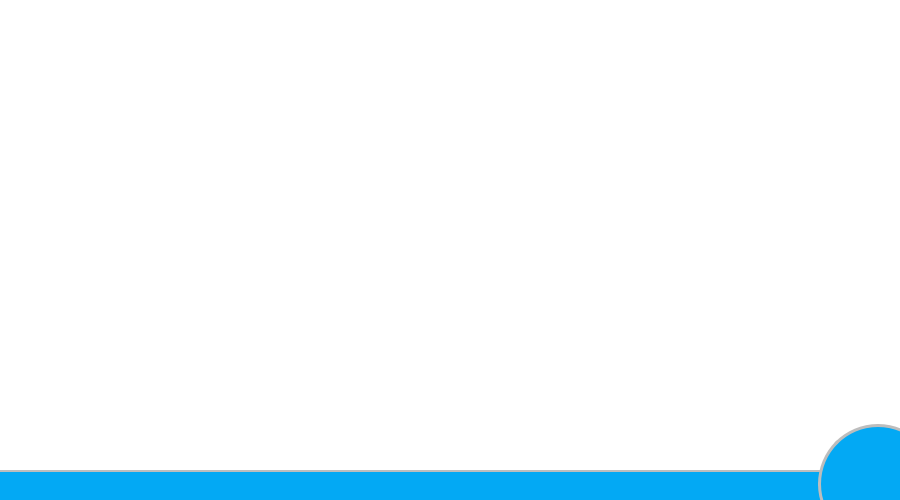
<?xml version="1.0" encoding="UTF-8"?>
<ui version="4.0">
 <class>MainUi</class>
 <widget class="QMainWindow" name="MainUi">
  <property name="windowModality">
   <enum>Qt::ApplicationModal</enum>
  </property>
  <property name="geometry">
   <rect>
    <x>0</x>
    <y>0</y>
    <width>900</width>
    <height>500</height>
   </rect>
  </property>
  <property name="windowTitle">
   <string>armaAV</string>
  </property>
  <property name="windowIcon">
   <iconset resource="img.qrc">
    <normaloff>:/app/img/img/22.png</normaloff>
    <disabledoff>:/app/img/img/22.white.png</disabledoff>:/app/img/img/22.png</iconset>
  </property>
  <property name="layoutDirection">
   <enum>Qt::LeftToRight</enum>
  </property>
  <property name="styleSheet">
   <string notr="true"/>
  </property>
  <widget class="QWidget" name="widget">
   <property name="styleSheet">
    <string notr="true">#widget
{
	/*border: 2px solid #559bf5;*/
	background: white;
}</string>
   </property>
   <widget class="QWidget" name="tabWidget" native="true">
    <property name="geometry">
     <rect>
      <x>0</x>
      <y>90</y>
      <width>900</width>
      <height>381</height>
     </rect>
    </property>
    <property name="styleSheet">
     <string notr="true"/>
    </property>
   </widget>
   <widget class="QPushButton" name="min">
    <property name="geometry">
     <rect>
      <x>830</x>
      <y>0</y>
      <width>34</width>
      <height>30</height>
     </rect>
    </property>
    <property name="sizePolicy">
     <sizepolicy hsizetype="Fixed" vsizetype="Fixed">
      <horstretch>0</horstretch>
      <verstretch>0</verstretch>
     </sizepolicy>
    </property>
    <property name="baseSize">
     <size>
      <width>34</width>
      <height>30</height>
     </size>
    </property>
    <property name="font">
     <font>
      <family>Segoe UI</family>
      <pointsize>12</pointsize>
     </font>
    </property>
    <property name="focusPolicy">
     <enum>Qt::NoFocus</enum>
    </property>
    <property name="toolTip">
     <string>Minimize</string>
    </property>
    <property name="whatsThis">
     <string/>
    </property>
    <property name="autoFillBackground">
     <bool>false</bool>
    </property>
    <property name="styleSheet">
     <string notr="true">QPushButton {background-image: url(:/app/img/img/skin/minimize.png); border: none; selection-color: none;
selection-background-color: none;}
QPushButton:hover {background-image: url(:/app/img/img/skin/minimize.png);border: none;}


QPushButton:pressed{background-image: url(:/app/img/img/skin/minimize-hover.png); border: none;}
</string>
    </property>
    <property name="text">
     <string/>
    </property>
    <property name="iconSize">
     <size>
      <width>35</width>
      <height>30</height>
     </size>
    </property>
    <property name="checkable">
     <bool>false</bool>
    </property>
    <property name="flat">
     <bool>true</bool>
    </property>
   </widget>
   <widget class="QWidget" name="layoutWidget">
    <property name="geometry">
     <rect>
      <x>119</x>
      <y>39</y>
      <width>801</width>
      <height>49</height>
     </rect>
    </property>
    <layout class="QHBoxLayout" name="hLayout">
     <property name="spacing">
      <number>17</number>
     </property>
     <property name="leftMargin">
      <number>5</number>
     </property>
     <property name="rightMargin">
      <number>5</number>
     </property>
     <item>
      <widget class="QPushButton" name="statePushButton">
       <property name="font">
        <font>
         <family>Segoe UI</family>
         <pointsize>26</pointsize>
         <weight>50</weight>
         <bold>false</bold>
        </font>
       </property>
       <property name="styleSheet">
        <string notr="true">QPushButton { color: white; }

 QPushButton:pressed { color : darkgray; }

 QPushButton:flat {  border: none;  }

QPushButton:hover { color: black; }

/* QPushButton:default { border-color: #1aa2f1; }

QLabel { color : #1aa2f1; }
QLabel:hover{ color: black ;}
QLabe:pressedl { color : darkgray; }*/</string>
       </property>
       <property name="text">
        <string>Status</string>
       </property>
       <property name="flat">
        <bool>true</bool>
       </property>
      </widget>
     </item>
     <item>
      <widget class="QPushButton" name="scanPushButton">
       <property name="font">
        <font>
         <family>Segoe UI</family>
         <pointsize>26</pointsize>
         <weight>50</weight>
         <bold>false</bold>
        </font>
       </property>
       <property name="styleSheet">
        <string notr="true">QPushButton { color: white; }

 QPushButton:pressed { color : darkgray; }

 QPushButton:flat {  border: none;  }

QPushButton:hover { color: black; }

/* QPushButton:default { border-color: #1aa2f1; }

QLabel { color : #1aa2f1; }
QLabel:hover{ color: black ;}
QLabe:pressedl { color : darkgray; }*/</string>
       </property>
       <property name="text">
        <string>Scan</string>
       </property>
       <property name="flat">
        <bool>true</bool>
       </property>
      </widget>
     </item>
     <item>
      <widget class="QPushButton" name="quarantinePushButton">
       <property name="font">
        <font>
         <family>Segoe UI</family>
         <pointsize>26</pointsize>
         <weight>50</weight>
         <bold>false</bold>
        </font>
       </property>
       <property name="styleSheet">
        <string notr="true">QPushButton { color: white; }

 QPushButton:pressed { color : darkgray; }

 QPushButton:flat {  border: none;  }

QPushButton:hover { color: black; }

/* QPushButton:default { border-color: #1aa2f1; }

QLabel { color : #1aa2f1; }
QLabel:hover{ color: black ;}
QLabe:pressedl { color : darkgray; }*/</string>
       </property>
       <property name="text">
        <string>Quarantine</string>
       </property>
       <property name="flat">
        <bool>true</bool>
       </property>
      </widget>
     </item>
     <item>
      <widget class="QPushButton" name="settingPushButton">
       <property name="font">
        <font>
         <family>Segoe UI</family>
         <pointsize>26</pointsize>
         <weight>50</weight>
         <bold>false</bold>
        </font>
       </property>
       <property name="styleSheet">
        <string notr="true">QPushButton { color: white; }

 QPushButton:pressed { color : darkgray; }

 QPushButton:flat {  border: none;  }

QPushButton:hover { color: black; }

/* QPushButton:default { border-color: #1aa2f1; }

QLabel { color : #1aa2f1; }
QLabel:hover{ color: black ;}
QLabe:pressedl { color : darkgray; }*/</string>
       </property>
       <property name="text">
        <string>Setting</string>
       </property>
       <property name="flat">
        <bool>true</bool>
       </property>
      </widget>
     </item>
     <item>
      <widget class="QPushButton" name="aboutPushButton">
       <property name="font">
        <font>
         <family>Segoe UI</family>
         <pointsize>26</pointsize>
         <weight>50</weight>
         <bold>false</bold>
        </font>
       </property>
       <property name="styleSheet">
        <string notr="true">QPushButton { color: white; }

 QPushButton:pressed { color : darkgray; }

 QPushButton:flat {  border: none;  }

QPushButton:hover { color: black; }

/* QPushButton:default { border-color: #1aa2f1; }

QLabel { color : #1aa2f1; }
QLabel:hover{ color: black ;}
QLabe:pressedl { color : darkgray; }*/</string>
       </property>
       <property name="text">
        <string>Help</string>
       </property>
       <property name="flat">
        <bool>true</bool>
       </property>
      </widget>
     </item>
    </layout>
   </widget>
   <widget class="QPushButton" name="close">
    <property name="geometry">
     <rect>
      <x>860</x>
      <y>0</y>
      <width>34</width>
      <height>30</height>
     </rect>
    </property>
    <property name="sizePolicy">
     <sizepolicy hsizetype="Fixed" vsizetype="Fixed">
      <horstretch>0</horstretch>
      <verstretch>0</verstretch>
     </sizepolicy>
    </property>
    <property name="baseSize">
     <size>
      <width>34</width>
      <height>30</height>
     </size>
    </property>
    <property name="font">
     <font>
      <family>Segoe UI</family>
      <pointsize>12</pointsize>
     </font>
    </property>
    <property name="focusPolicy">
     <enum>Qt::NoFocus</enum>
    </property>
    <property name="toolTip">
     <string>Close</string>
    </property>
    <property name="autoFillBackground">
     <bool>false</bool>
    </property>
    <property name="styleSheet">
     <string notr="true">
QPushButton { background-image: url(:/app/img/img/skin/close.png);border: none;}
QPushButton:hover {background-image: url(:/app/img/img/skin/close.png); border: none;}
QPushButton:pressed{background-image: url(:/app/img/img/skin/close-hover.png); border: none;}</string>
    </property>
    <property name="text">
     <string/>
    </property>
    <property name="iconSize">
     <size>
      <width>35</width>
      <height>30</height>
     </size>
    </property>
    <property name="checkable">
     <bool>false</bool>
    </property>
    <property name="flat">
     <bool>true</bool>
    </property>
   </widget>
   <widget class="QLabel" name="label">
    <property name="geometry">
     <rect>
      <x>0</x>
      <y>0</y>
      <width>1000</width>
      <height>138</height>
     </rect>
    </property>
    <property name="text">
     <string/>
    </property>
    <property name="pixmap">
     <pixmap resource="img.qrc">:/img/main-header.png</pixmap>
    </property>
   </widget>
   <widget class="QLabel" name="label_2">
    <property name="geometry">
     <rect>
      <x>23</x>
      <y>30</y>
      <width>78</width>
      <height>84</height>
     </rect>
    </property>
    <property name="text">
     <string/>
    </property>
    <property name="pixmap">
     <pixmap resource="img.qrc">:/app/img/img/logo.png</pixmap>
    </property>
   </widget>
   <widget class="QLabel" name="label_3">
    <property name="geometry">
     <rect>
      <x>0</x>
      <y>470</y>
      <width>900</width>
      <height>31</height>
     </rect>
    </property>
    <property name="styleSheet">
     <string notr="true">background-color: rgb(3, 169, 244);
border-top: 2px solid #bdbdbd;</string>
    </property>
    <property name="text">
     <string/>
    </property>
   </widget>
   <widget class="QWidget" name="widget_2" native="true">
    <property name="geometry">
     <rect>
      <x>800</x>
      <y>410</y>
      <width>311</width>
      <height>201</height>
     </rect>
    </property>
    <widget class="QLabel" name="label_4">
     <property name="geometry">
      <rect>
       <x>18</x>
       <y>14</y>
       <width>120</width>
       <height>120</height>
      </rect>
     </property>
     <property name="styleSheet">
      <string notr="true">border: 3px solid #bdbdbd;
background-color: rgb(3, 169, 244);
border-radius: 60px;
</string>
     </property>
     <property name="text">
      <string/>
     </property>
    </widget>
    <widget class="QLabel" name="label_5">
     <property name="geometry">
      <rect>
       <x>45</x>
       <y>34</y>
       <width>49</width>
       <height>50</height>
      </rect>
     </property>
     <property name="text">
      <string/>
     </property>
     <property name="pixmap">
      <pixmap resource="img.qrc">:/app/img/img/arrow-in-circle.png</pixmap>
     </property>
    </widget>
   </widget>
   <zorder>tabWidget</zorder>
   <zorder>label</zorder>
   <zorder>min</zorder>
   <zorder>layoutWidget</zorder>
   <zorder>close</zorder>
   <zorder>label_2</zorder>
   <zorder>label_3</zorder>
   <zorder>widget_2</zorder>
  </widget>
 </widget>
 <layoutdefault spacing="6" margin="11"/>
 <resources>
  <include location="img.qrc"/>
 </resources>
 <connections/>
</ui>
